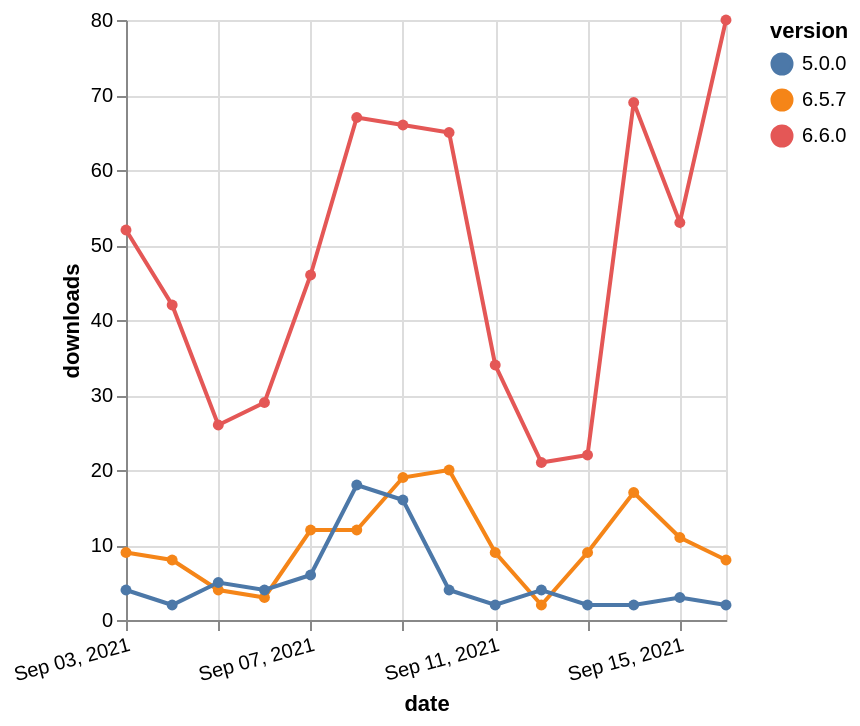

Vega-Lite specification stored for this chart:
### Vega-Lite specification from a JSON file in a GitHub repository (floating-point values rounded to 4 significant figures)
{"$schema": "https://vega.github.io/schema/vega-lite/v5.json", "description": "A simple bar chart with embedded data.", "data": {"values": [{"date": "2021-09-03", "total": 38539, "delta": 52, "version": "6.6.0"}, {"date": "2021-09-04", "total": 38581, "delta": 42, "version": "6.6.0"}, {"date": "2021-09-05", "total": 38607, "delta": 26, "version": "6.6.0"}, {"date": "2021-09-06", "total": 38636, "delta": 29, "version": "6.6.0"}, {"date": "2021-09-07", "total": 38682, "delta": 46, "version": "6.6.0"}, {"date": "2021-09-08", "total": 38749, "delta": 67, "version": "6.6.0"}, {"date": "2021-09-09", "total": 38815, "delta": 66, "version": "6.6.0"}, {"date": "2021-09-10", "total": 38880, "delta": 65, "version": "6.6.0"}, {"date": "2021-09-11", "total": 38914, "delta": 34, "version": "6.6.0"}, {"date": "2021-09-12", "total": 38935, "delta": 21, "version": "6.6.0"}, {"date": "2021-09-13", "total": 38957, "delta": 22, "version": "6.6.0"}, {"date": "2021-09-14", "total": 39026, "delta": 69, "version": "6.6.0"}, {"date": "2021-09-15", "total": 39079, "delta": 53, "version": "6.6.0"}, {"date": "2021-09-16", "total": 39159, "delta": 80, "version": "6.6.0"}, {"date": "2021-09-03", "total": 19247, "delta": 9, "version": "6.5.7"}, {"date": "2021-09-04", "total": 19255, "delta": 8, "version": "6.5.7"}, {"date": "2021-09-05", "total": 19259, "delta": 4, "version": "6.5.7"}, {"date": "2021-09-06", "total": 19262, "delta": 3, "version": "6.5.7"}, {"date": "2021-09-07", "total": 19274, "delta": 12, "version": "6.5.7"}, {"date": "2021-09-08", "total": 19286, "delta": 12, "version": "6.5.7"}, {"date": "2021-09-09", "total": 19305, "delta": 19, "version": "6.5.7"}, {"date": "2021-09-10", "total": 19325, "delta": 20, "version": "6.5.7"}, {"date": "2021-09-11", "total": 19334, "delta": 9, "version": "6.5.7"}, {"date": "2021-09-12", "total": 19336, "delta": 2, "version": "6.5.7"}, {"date": "2021-09-13", "total": 19345, "delta": 9, "version": "6.5.7"}, {"date": "2021-09-14", "total": 19362, "delta": 17, "version": "6.5.7"}, {"date": "2021-09-15", "total": 19373, "delta": 11, "version": "6.5.7"}, {"date": "2021-09-16", "total": 19381, "delta": 8, "version": "6.5.7"}, {"date": "2021-09-03", "total": 2594, "delta": 4, "version": "5.0.0"}, {"date": "2021-09-04", "total": 2596, "delta": 2, "version": "5.0.0"}, {"date": "2021-09-05", "total": 2601, "delta": 5, "version": "5.0.0"}, {"date": "2021-09-06", "total": 2605, "delta": 4, "version": "5.0.0"}, {"date": "2021-09-07", "total": 2611, "delta": 6, "version": "5.0.0"}, {"date": "2021-09-08", "total": 2629, "delta": 18, "version": "5.0.0"}, {"date": "2021-09-09", "total": 2645, "delta": 16, "version": "5.0.0"}, {"date": "2021-09-10", "total": 2649, "delta": 4, "version": "5.0.0"}, {"date": "2021-09-11", "total": 2651, "delta": 2, "version": "5.0.0"}, {"date": "2021-09-12", "total": 2655, "delta": 4, "version": "5.0.0"}, {"date": "2021-09-13", "total": 2657, "delta": 2, "version": "5.0.0"}, {"date": "2021-09-14", "total": 2659, "delta": 2, "version": "5.0.0"}, {"date": "2021-09-15", "total": 2662, "delta": 3, "version": "5.0.0"}, {"date": "2021-09-16", "total": 2664, "delta": 2, "version": "5.0.0"}]}, "width": "container", "mark": {"type": "line", "point": {"filled": true}}, "encoding": {"x": {"field": "date", "type": "temporal", "timeUnit": "yearmonthdate", "title": "date", "axis": {"labelAngle": -15}}, "y": {"field": "delta", "type": "quantitative", "title": "downloads"}, "color": {"field": "version", "type": "nominal"}, "tooltip": {"field": "delta"}}}
